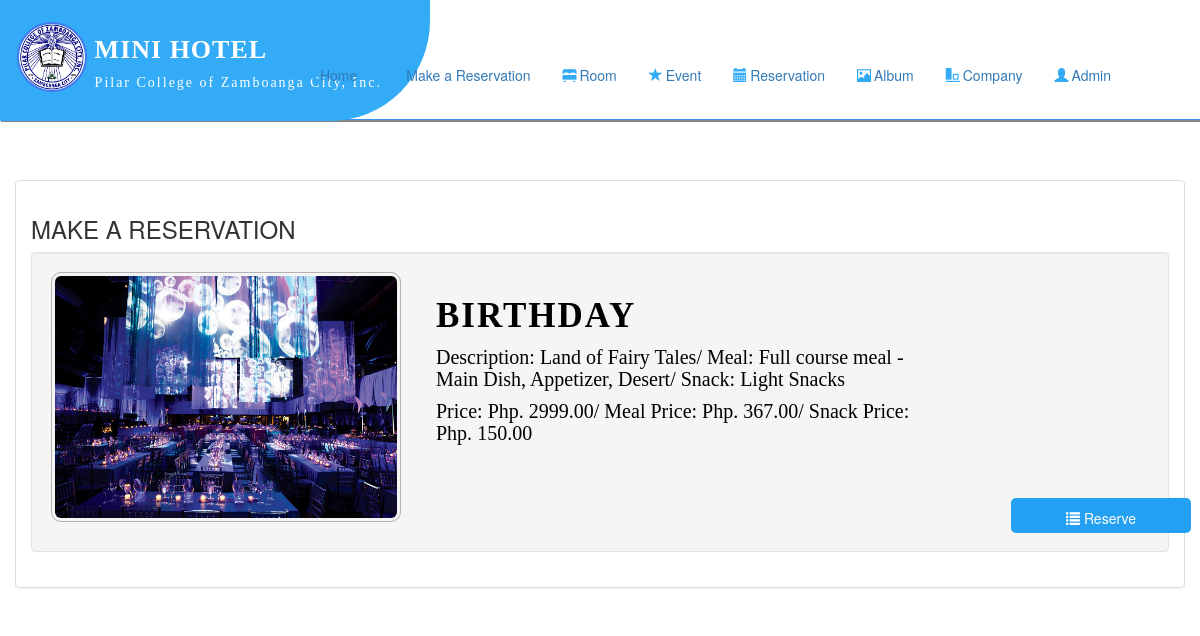
The app's page /admin/event_availability.php (signed in) with its own data.
### tables this page shows
CREATE TABLE `event_type` (
  `event_type_id` int(11) NOT NULL,
  `event_type_name` varchar(500) NOT NULL,
  `type_description` varchar(500) NOT NULL,
  `price` int(11) NOT NULL,
  `reservation_fee` int(11) NOT NULL,
  `lunch_price` int(11) NOT NULL,
  `snack_price` int(11) NOT NULL,
  `lunch_description` varchar(500) NOT NULL,
  `snack_description` varchar(500) NOT NULL,
  `photo` varchar(500) NOT NULL
);

### admin/name.php (called while the page is built, shortened)
<?php
	require 'connect.php';
	$query = $conn->query("SELECT * FROM `admin` WHERE `admin_id` = '$_SESSION[admin_id]'");
	$fetch = $query->fetch_array();
	$username = $fetch['username'];
?>

### admin/event_availability.php (the view, shortened to what this page needs)
<!DOCTYPE html>
<?php
	require 'name.php';
?>
<html lang = "en">
<head>
</head>
<body>
<?php
	include('header_menu.php');
	?>
	<div class = "container-fluid"  style="max-width: 1500px; position: relative; margin-top:5%; ">
		<div class = "panel panel-default">
			<div class = "panel-body">
			<strong><h3>MAKE A RESERVATION</h3></strong>
				<?php
					require_once 'connect.php';
					$query = $conn->query("SELECT * FROM `event_type` ORDER BY `event_type_id` ASC");
					while($fetch = $query->fetch_array()){
				?>
					<div class = "well" style = "height:300px; width:100%;">
						<div style = "float:left;">
							<img src = "../photo/<?php echo $fetch['photo']?>" height = "250" width = "350" style="padding:3px; border:1px solid #b2b2b2; border-radius: 10px;"/>
						</div>
						<div style = "float:left; margin-left:10px;">
							<h3 class="tpe"><?php echo $fetch['event_type_name']?></h3>
							<h4 class="dcs"><?php echo "Description:  " .$fetch['type_description']."/  Meal:  " .$fetch['lunch_description']."/  Snack:  " .$fetch['snack_description']?></h4>
							<h4 class="pcs"><?php echo "Price: Php. ".$fetch['price'].".00" ."/  Meal Price: Php. ".$fetch['lunch_price'].".00"."/  Snack Price: Php. ".$fetch['snack_price'].".00"?></h4>
							<br/>
							<a class="rebuut" href = "add_event_reserve.php?event_type_id=<?php echo $fetch['event_type_id']?>" role="button"><i class = "glyphicon glyphicon-list"></i> Reserve</a>
						</div>
					</div>
				<?php
					}
				?>
				</div>
			</div>
		</div>
	<br />
	<br />
</body>
</html>

### admin/header_menu.php (shortened to what this page needs)
<?php
require 'name.php';
?>
<!DOCTYPE html>
<html>
<head>
	<link rel="stylesheet" href="https://cdnjs.cloudflare.com/ajax/libs/font-awesome/4.7.0/css/font-awesome.min.css">
	<link rel="stylesheet" type="text/css" href="../css/bootstrap.css " />
	<link rel="stylesheet" type="text/css" href="../css/style.css" />
</head>
<body>
	<nav class="navi">
		<div class="navbar-header" style="width:430px; background:#34abf7; border-bottom-right-radius:100px; ">
			<img src="../images/seal.png" class="sil">
			<p class="brad"> mini hotel </p>
			<p class="brad2">Pilar College of Zamboanga City, Inc.</p>
		</div>
		<div class="container-fluid">
			<ul class="nav nav-pills" style="color:#34abf7;">
				<li><a href="home.php"><i class="glyphicon glyphicon-home"></i>Home</a></li>
				<li class="nav navbar-nav  ">
				<li class="dropdown">
					<a class="dropdown-toggle" data-toggle="dropdown" role="button" aria-haspopup="true" aria-expanded="false"><i class="glyphicon glyphicon-calendar"></i>Make a Reservation</a>
				</li>
				<li class="nav navbar-nav  ">
				<li class="dropdown">
					<a class="dropdown-toggle" data-toggle="dropdown" role="button" aria-haspopup="true" aria-expanded="false"><i class="glyphicon glyphicon-bed"></i>Room</a>
				</li>
				</li>
				<li class="nav navbar-nav  ">
				<li class="dropdown">
					<a class="dropdown-toggle" data-toggle="dropdown" role="button" aria-haspopup="true" aria-expanded="false"><i class="glyphicon glyphicon-star"></i>Event</a>
				</li>
				</li>
				<li class="nav navbar-nav  ">
				<li class="dropdown">
					<a class="dropdown-toggle" data-toggle="dropdown" role="button" aria-haspopup="true" aria-expanded="false"><i class="glyphicon glyphicon-calendar"></i>Reservation</a>
				</li>
				<li class="nav navbar-nav  ">
				<li class="dropdown">
					<a class="dropdown-toggle" data-toggle="dropdown" role="button" aria-haspopup="true" aria-expanded="false"><i class="glyphicon glyphicon-picture"></i>Album</a>
				</li>
				</li>
				<li class="nav navbar-nav  ">
				<li class="dropdown">
					<a class="dropdown-toggle" data-toggle="dropdown" role="button" aria-haspopup="true" aria-expanded="false"><i class="glyphicon glyphicon-object-align-bottom"></i>Company</a>
				</li>
				</li>
				<li class="nav navbar-nav  ">
				<li class="dropdown">
					<a class="dropdown-toggle" data-toggle="dropdown" role="button" aria-haspopup="true" aria-expanded="false"><i class="glyphicon glyphicon-user"></i><?php echo $username; ?></a>
				</li>
				</li>
			</ul>
		</div>
	</nav>
</body>
</html>

### admin/header_menu.php (style rules this page uses)
* { box-sizing: border-box; margin: 0; border: 0; padding: 0; }
.navi { max-width: 1500px; position: relative; margin: auto; height: 120px; background: #fff; box-shadow: 1px 2px #888888; border-bottom: 1px solid #3a8ef7; }
.brad { font-family: noto; color: #fff; text-transform: uppercase; font-weight: bolder; font-size: 26px; letter-spacing: 1px; margin-top: -14%; margin-bottom: 1%; white-space: nowrap; margin-left: 22%; position: relative; }
.brad2 { font-family: "Jost"; font-size: 14px; letter-spacing: 2px; margin-left: 22%; position: relative; color: #fff; font-weight: 200; margin-bottom: 6.5%; }
.sil { border-radius: 50%; width: 70px; height: 70px; border: 2px solid #4676f0; margin-left: 4%; margin-top: 5%; position: sticky; }
.nav-pills { right: 5%; top: 46%; position: absolute; }
.nav-pills i { margin-right: 3px; color: #34abf7; }

### admin/event_availability.php (style rules this page uses)
body { width:auto; height:auto; }
.tpe { font-size: 35px; font-family:noto; font-weight: bold; letter-spacing: 2px; margin-left: 5%; text-transform:uppercase; margin-top:5%; color:#000; }
.dcs { font-size: 20px; font-family: noto; font-weight: 300; margin-left: 5%; max-width:500px; margin-top:1%; color: #000; }
.pcs { font-size: 20px; font-family: noto; font-weight: 300; margin-left: 5%;; margin-top:2%; color: #000; max-width:500px; }
.rebuut { width:180px;; height:35px; border:none; background:#24a0f2; color:#fff; border-radius:5px; position:absolute; margin-left:50%; margin-top:2%; padding:10px; text-align:center; }

### records on screen
event_type: photo (picture), event_type_name "BIRTHDAY", type_description "Land of Fairy Tales", lunch_description "Full course meal - Main Dish, Appetizer, Desert", snack_description "Light Snacks", price "2999", lunch_price "367", snack_price "150"

### other values on screen
$username "Admin"
